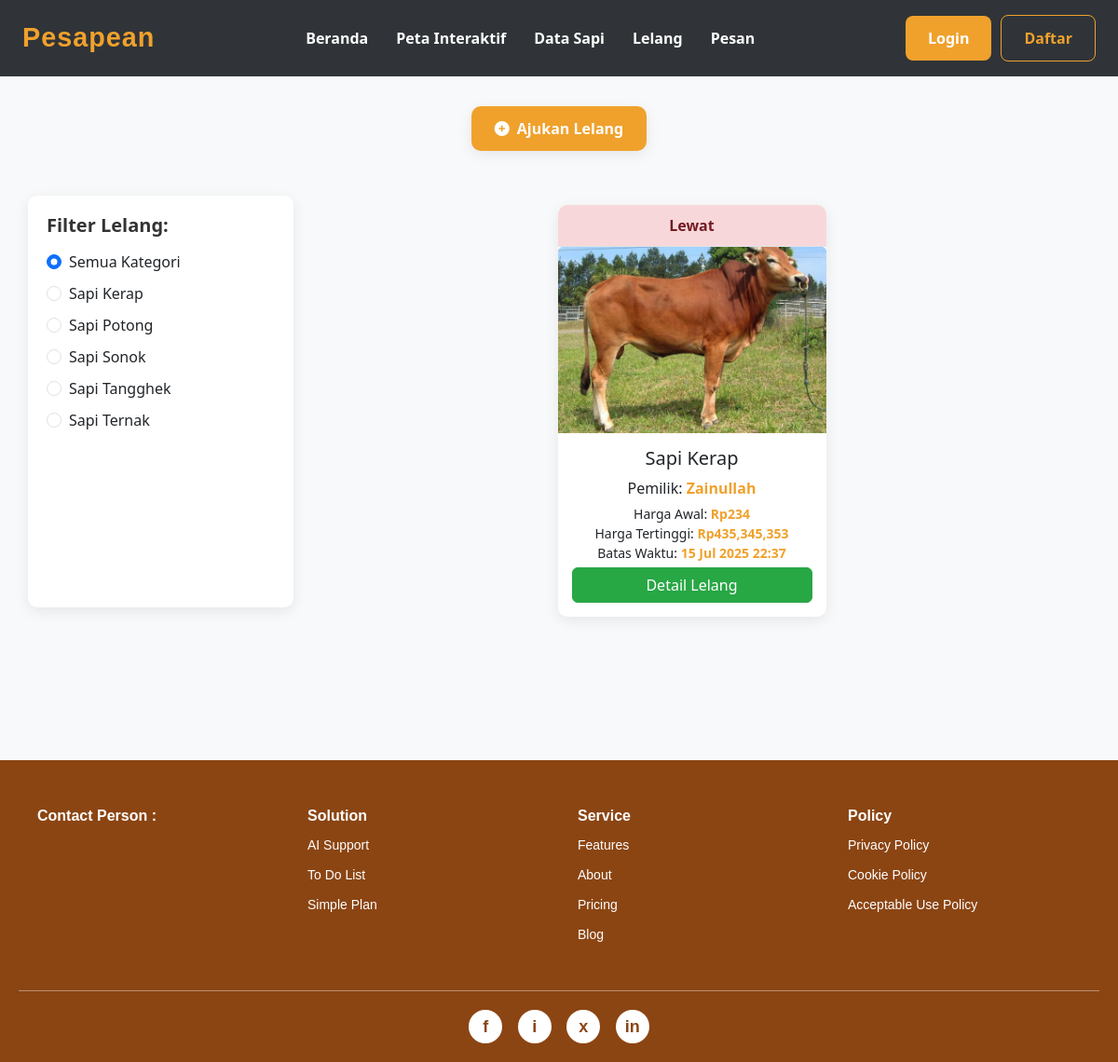
/penjual/lelang.php?status=invalid_data, run on an earlier commit of the app's database.
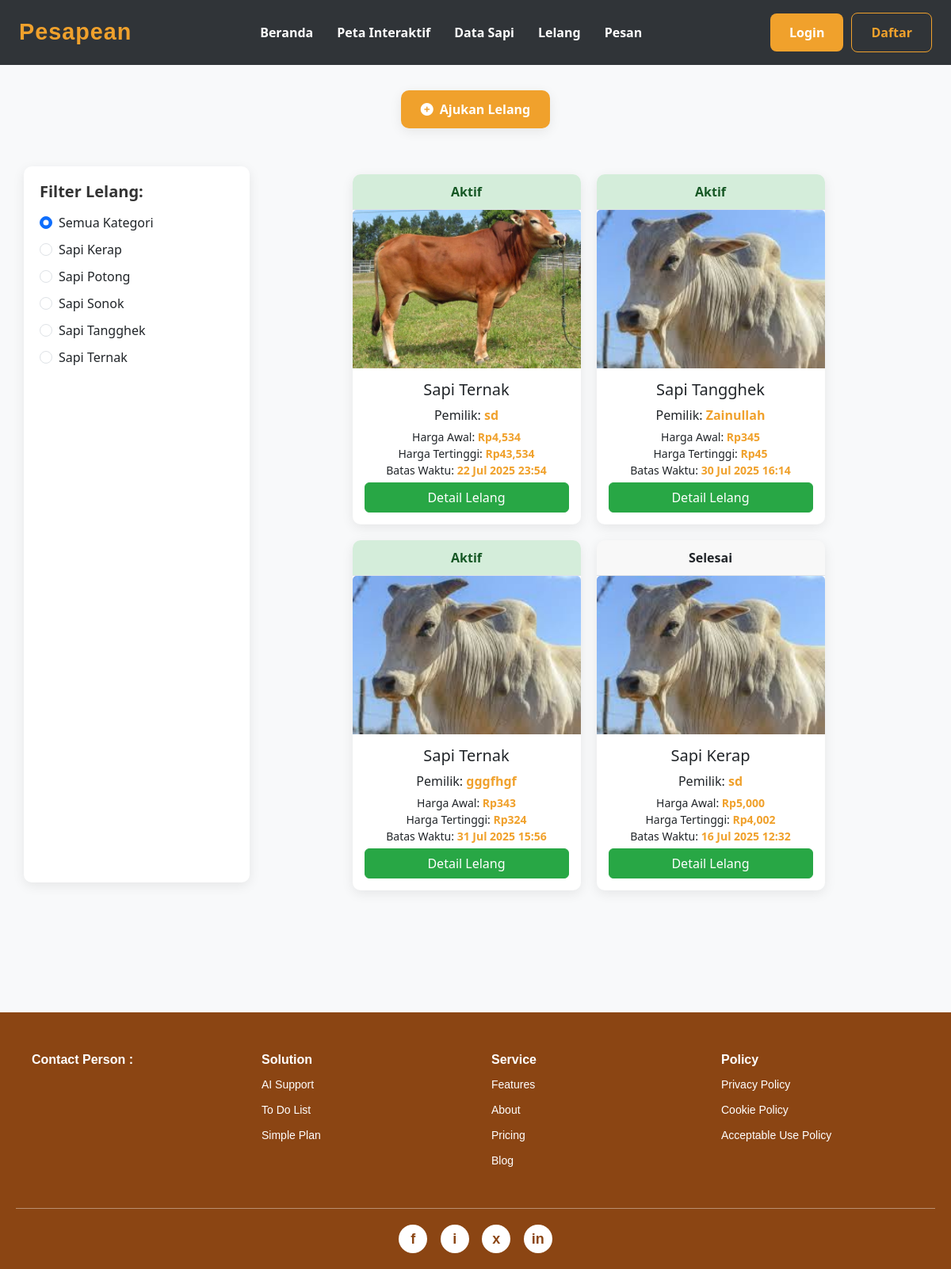
And on a later commit of the database.
### tables this page shows
CREATE TABLE `macamsapi` (
  `id_macamSapi` int(11) NOT NULL,
  `name` varchar(100) DEFAULT NULL
);

CREATE TABLE `data_sapi` (
  `id_sapi` int(11) NOT NULL,
  `id_macamSapi` int(11) DEFAULT NULL,
  `foto_sapi` varchar(255) DEFAULT NULL,
  `harga_sapi` int(11) DEFAULT NULL,
  `nama_pemilik` varchar(100) DEFAULT NULL,
  `alamat_pemilik` varchar(255) DEFAULT NULL,
  `nomor_pemilik` varchar(20) DEFAULT NULL,
  `email_pemilik` varchar(100) DEFAULT NULL,
  `createdAt` datetime DEFAULT NULL,
  `updatedAt` datetime DEFAULT NULL,
  `latitude` varchar(50) DEFAULT NULL,
  `longitude` varchar(50) DEFAULT NULL,
  `jenis_kelamin` enum('jantan','betina') DEFAULT NULL,
  `id_user_penjual` int(11) DEFAULT NULL
);

CREATE TABLE `lelang` (
  `id_lelang` int(11) NOT NULL,
  `id_sapi` int(11) DEFAULT NULL,
  `harga_awal` int(11) DEFAULT NULL,
  `harga_tertinggi` int(11) DEFAULT NULL,
  `id_penawaranTertinggi` int(11) DEFAULT NULL,
  `batas_waktu` datetime DEFAULT NULL,
  `status` varchar(50) DEFAULT NULL,
  `approved_by_admin` tinyint(1) DEFAULT '0',
  `approved_at` datetime DEFAULT NULL,
  `id_admin_approver` int(11) DEFAULT NULL,
  `createdAt` datetime DEFAULT NULL,
  `updatedAt` datetime DEFAULT NULL,
  `id_user` int(11) DEFAULT NULL
);

### penjual/lelang.php (the view, shortened to what the changed rows need)
<?php
include '../koneksi.php';
mysqli_query($koneksi, "
    UPDATE lelang
    SET status = 'Lewat', updatedAt = NOW()
    WHERE batas_waktu < NOW() AND status = 'Aktif' AND approved_by_admin = 1
");
$queryKategori = mysqli_query($koneksi, "SELECT id_macamSapi, name FROM macamSapi ORDER BY name ASC");
$kategori_options = [];
if ($queryKategori) {
    while ($row = mysqli_fetch_assoc($queryKategori)) {
        $kategori_options[] = $row;
    }
}
$selectedKategori = isset($_GET['kategori']) ? $_GET['kategori'] : 'semua';
$where_clauses = ["l.approved_by_admin = 1"];
$final_where_clause = implode(" AND ", $where_clauses);
$queryDataSapi = "
    SELECT
        ds.id_sapi,
        ds.foto_sapi,
        ds.alamat_pemilik,
        ds.nama_pemilik,
        ds.nomor_pemilik,
        ms.name AS kategori,
        l.harga_awal,
        l.harga_tertinggi,
        l.batas_waktu,
        l.status,
        l.id_user AS lelang_id_user -- Alias for id_user from the 'lelang' table (the auction creator)
    FROM data_sapi ds
    INNER JOIN macamSapi ms ON ds.id_macamSapi = ms.id_macamSapi
    INNER JOIN lelang l ON ds.id_sapi = l.id_sapi
    WHERE " . $final_where_clause . "
    ORDER BY l.createdAt DESC
";
$stmt_data_sapi = mysqli_prepare($koneksi, $queryDataSapi);
mysqli_stmt_execute($stmt_data_sapi);
$resultDataSapi = mysqli_stmt_get_result($stmt_data_sapi);
?>
<!DOCTYPE html>
<html lang="id">
<head>
    <link rel="stylesheet" href="../style.css">
    <link href="https://cdn.jsdelivr.net/npm/bootstrap@5.3.3/dist/css/bootstrap.min.css" rel="stylesheet">
    <link rel="stylesheet" href="https://cdnjs.cloudflare.com/ajax/libs/font-awesome/6.5.0/css/all.min.css" />
</head>
<body class="bg-light">
    <div class="container mt-5">
        <div class="row">
            <div class="col-md-3 filter-box">
                <form method="GET" action="">
                    <?php foreach ($kategori_options as $kategori) : ?>
                        <div class="form-check">
                            <input class="form-check-input" type="radio" name="kategori" value="<?= htmlspecialchars($kategori['id_macamSapi']); ?>" id="kategori<?= htmlspecialchars($kategori['id_macamSapi']); ?>" onchange="this.form.submit()" <?= ($selectedKategori == $kategori['id_macamSapi']) ? 'checked' : '' ?>>
                            <label class="form-check-label" for="kategori<?= htmlspecialchars($kategori['id_macamSapi']); ?>">
                                <?= htmlspecialchars($kategori['name']); ?>
                            </label>
                        </div>
                    <?php endforeach; ?>
                </form>
            </div>
            <div class="col-md-9 d-flex flex-wrap justify-content-center">
                <?php while ($sapi = mysqli_fetch_assoc($resultDataSapi)) : ?>
                    <div class="card card-sapi">
                        <div class="card-header status <?= strtolower($sapi['status']); ?>">
                            <?= htmlspecialchars($sapi['status']); ?>
                        </div>
                        <img src="../uploads_sapi/<?= htmlspecialchars($sapi['foto_sapi']); ?>" class="card-img-top" alt="gambar sapi">
                        <div class="card-body">
                            <h5 class="card-title text-center mb-2"><?= htmlspecialchars($sapi['kategori'] ?? 'N/A') ?></h5>
                            <p class="card-text text-center">Pemilik: <strong><?= htmlspecialchars($sapi['nama_pemilik'] ?? 'N/A'); ?></strong></p>
                            <p class="card-text text-center small">
                                Harga Awal: <strong>Rp<?= number_format($sapi['harga_awal'] ?? 0); ?></strong><br>
                                Harga Tertinggi: <strong>Rp<?= number_format($sapi['harga_tertinggi'] ?? 0); ?></strong><br>
                                Batas Waktu: <strong><?= date('d M Y H:i', strtotime($sapi['batas_waktu'])); ?></strong>
                            </p>
                            <a href="detail_lelang.php?id=<?= $sapi['id_sapi']; ?>" class="btn btn-success w-100">Detail Lelang</a>
                        </div>
                    </div>
                <?php endwhile; ?>
            </div>
        </div>
        <br>
        <br>
        <br>
        <br>
        <br>
        <br>
    </div>
</body>
</html>

What changed in the data, as far as the page shows it:
removed data_sapi: lelang.status "Lewat", foto_sapi (picture), id_macamSapi.name "Sapi Kerap", nama_pemilik "Zainullah", lelang.harga_awal "234", lelang.harga_tertinggi "435,345,353", lelang.batas_waktu "15 Jul 2025 22:37"
added data_sapi: lelang.status "Aktif", foto_sapi (picture), id_macamSapi.name "Sapi Ternak", nama_pemilik "sd", lelang.harga_awal "4,534", lelang.harga_tertinggi "43,534", lelang.batas_waktu "22 Jul 2025 23:54"
added data_sapi: lelang.status "Aktif", foto_sapi (picture), id_macamSapi.name "Sapi Tangghek", nama_pemilik "Zainullah", lelang.harga_awal "345", lelang.harga_tertinggi "45", lelang.batas_waktu "30 Jul 2025 16:14"
added data_sapi: lelang.status "Aktif", foto_sapi (picture), id_macamSapi.name "Sapi Ternak", nama_pemilik "gggfhgf", lelang.harga_awal "343", lelang.harga_tertinggi "324", lelang.batas_waktu "31 Jul 2025 15:56"
added data_sapi: lelang.status "Selesai", foto_sapi (picture), id_macamSapi.name "Sapi Kerap", nama_pemilik "sd", lelang.harga_awal "5,000", lelang.harga_tertinggi "4,002", lelang.batas_waktu "16 Jul 2025 12:32"
